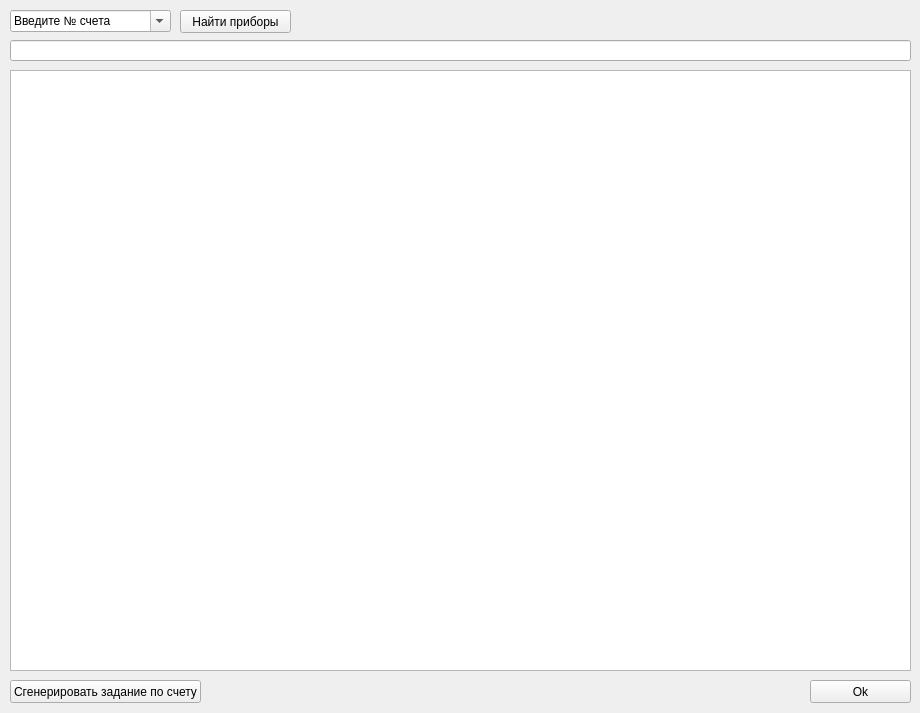
<?xml version="1.0" encoding="UTF-8"?>
<ui version="4.0">
 <class>MainWindow</class>
 <widget class="QMainWindow" name="MainWindow">
  <property name="geometry">
   <rect>
    <x>0</x>
    <y>0</y>
    <width>920</width>
    <height>713</height>
   </rect>
  </property>
  <property name="windowTitle">
   <string/>
  </property>
  <widget class="QWidget" name="centralwidget">
   <property name="contextMenuPolicy">
    <enum>Qt::NoContextMenu</enum>
   </property>
   <property name="locale">
    <locale language="Russian" country="Russia"/>
   </property>
   <widget class="QPushButton" name="OkBtn">
    <property name="geometry">
     <rect>
      <x>810</x>
      <y>680</y>
      <width>101</width>
      <height>23</height>
     </rect>
    </property>
    <property name="text">
     <string notr="true">Ok</string>
    </property>
    <property name="shortcut">
     <string notr="true"/>
    </property>
    <property name="autoDefault">
     <bool>false</bool>
    </property>
    <property name="default">
     <bool>false</bool>
    </property>
    <property name="flat">
     <bool>false</bool>
    </property>
   </widget>
   <widget class="QTableWidget" name="HospsTable">
    <property name="geometry">
     <rect>
      <x>10</x>
      <y>70</y>
      <width>901</width>
      <height>601</height>
     </rect>
    </property>
   </widget>
   <widget class="QPushButton" name="searchBtn">
    <property name="geometry">
     <rect>
      <x>180</x>
      <y>10</y>
      <width>111</width>
      <height>23</height>
     </rect>
    </property>
    <property name="text">
     <string>Найти приборы</string>
    </property>
   </widget>
   <widget class="QPushButton" name="taskBtn">
    <property name="geometry">
     <rect>
      <x>10</x>
      <y>680</y>
      <width>191</width>
      <height>23</height>
     </rect>
    </property>
    <property name="text">
     <string>Сгенерировать задание по счету</string>
    </property>
   </widget>
   <widget class="QComboBox" name="invoiceBox">
    <property name="geometry">
     <rect>
      <x>10</x>
      <y>10</y>
      <width>161</width>
      <height>22</height>
     </rect>
    </property>
    <property name="editable">
     <bool>true</bool>
    </property>
    <property name="currentText">
     <string>Введите № счета</string>
    </property>
   </widget>
   <widget class="QLineEdit" name="customerEdit">
    <property name="geometry">
     <rect>
      <x>10</x>
      <y>40</y>
      <width>901</width>
      <height>21</height>
     </rect>
    </property>
   </widget>
  </widget>
 </widget>
 <resources/>
 <connections/>
</ui>
